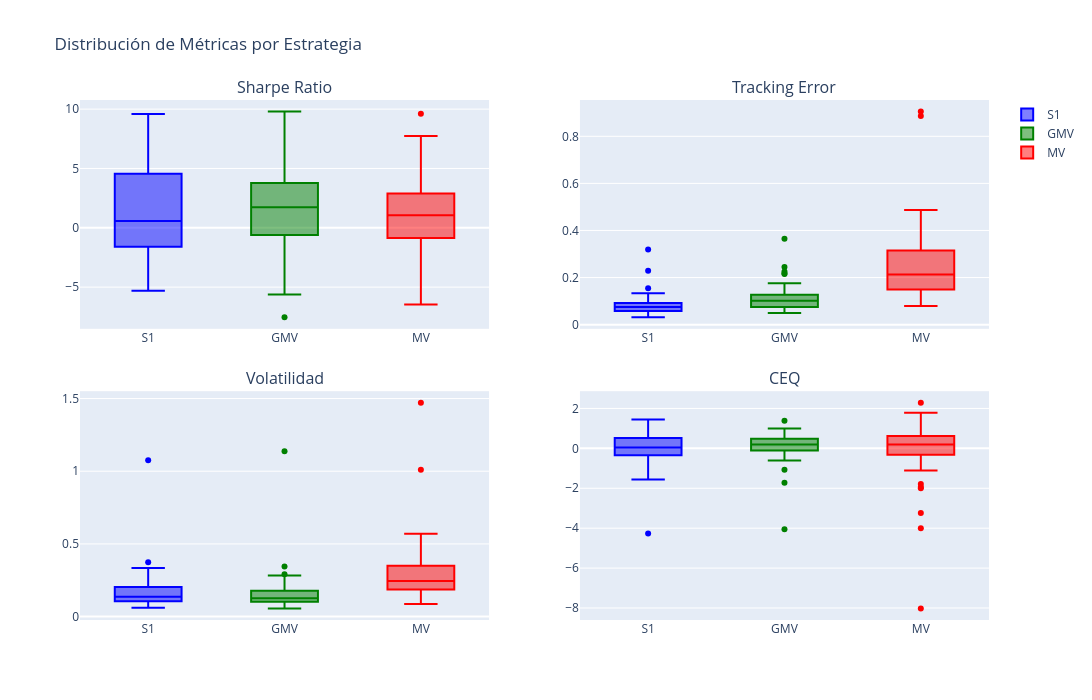

Here is the notebook cell this chart was saved with:
### Code cell
# =======================================================
# 📊 VISUALIZACIÓN 2: BOX PLOTS DE MÉTRICAS
# =======================================================

# Preparar datos para boxplots
metrics_data = []

for metric in ['sharpe', 'te', 'vol', 'ceq']:
    for strategy in ['s1', 'gmv', 'mv']:
        values = backtest_df[f'{strategy}_{metric}'].values
        metrics_data.extend([
            {'Métrica': metric.upper(), 'Estrategia': strategy.upper(), 'Valor': v}
            for v in values
        ])

metrics_df_plot = pd.DataFrame(metrics_data)

# Crear subplots para cada métrica
fig = make_subplots(
    rows=2, cols=2,
    subplot_titles=('Sharpe Ratio', 'Tracking Error', 'Volatilidad', 'CEQ'),
    vertical_spacing=0.12
)

# Sharpe
for i, strat in enumerate(['s1', 'gmv', 'mv']):
    fig.add_trace(
        go.Box(y=backtest_df[f'{strat}_sharpe'], name=strat.upper(), 
               marker_color=['blue', 'green', 'red'][i]),
        row=1, col=1
    )

# TE
for i, strat in enumerate(['s1', 'gmv', 'mv']):
    fig.add_trace(
        go.Box(y=backtest_df[f'{strat}_te'], name=strat.upper(), 
               marker_color=['blue', 'green', 'red'][i], showlegend=False),
        row=1, col=2
    )

# Volatilidad
for i, strat in enumerate(['s1', 'gmv', 'mv']):
    fig.add_trace(
        go.Box(y=backtest_df[f'{strat}_vol'], name=strat.upper(), 
               marker_color=['blue', 'green', 'red'][i], showlegend=False),
        row=2, col=1
    )

# CEQ
for i, strat in enumerate(['s1', 'gmv', 'mv']):
    fig.add_trace(
        go.Box(y=backtest_df[f'{strat}_ceq'], name=strat.upper(), 
               marker_color=['blue', 'green', 'red'][i], showlegend=False),
        row=2, col=2
    )

fig.update_layout(
    title='Distribución de Métricas por Estrategia',
    height=700,
    width=1200,
    showlegend=True
)

fig.show()
print("✅ Box plots generados")
